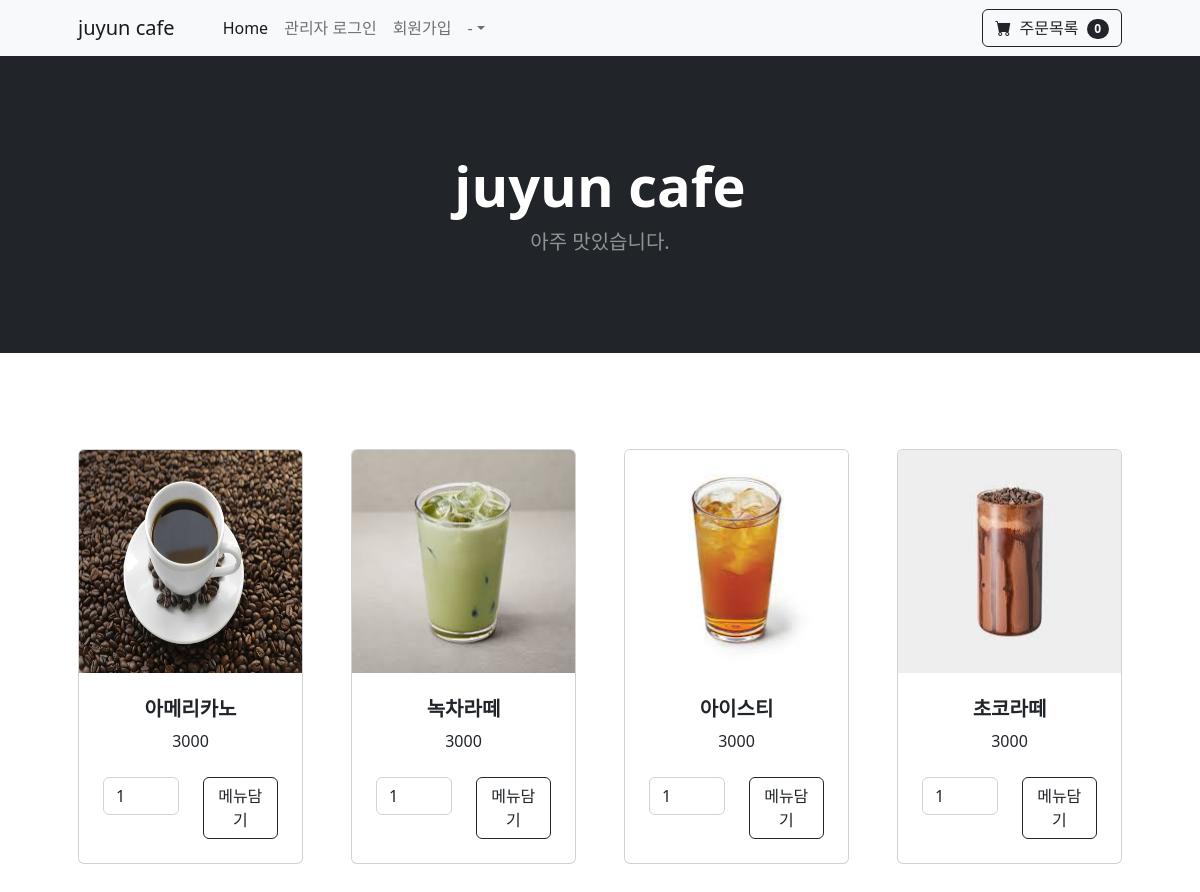
Page /question/list/ on the committed database.
### pybo/models.py (models this page shows)
class Question(db.Model):
    id = db.Column(db.Integer, primary_key=True)
    subject = db.Column(db.String(200), nullable=False)
    content = db.Column(db.String(200), nullable=False)
    price = db.Column(db.String(200), nullable=False)
    create_date = db.Column(db.DateTime(), nullable=False)

### pybo/views/question_views.py (the view)
@bp.route('/list/')
def _list():
    question_list = Question.query.order_by(Question.create_date.desc())
    cart_items = CartItem.query.all()
    return render_template('question/question_list.html', question_list=question_list, cart_items=cart_items)

### pybo/views/auth_views.py (called while the page is built)
@bp.before_app_request
def load_logged_in_user():
    user_id = session.get('user_id')
    if user_id is None:
        g.user = None
    else:
        g.user = User.query.get(user_id)

### pybo/templates/question/question_list.html (shortened to what this page needs)
{% extends 'base.html' %}
{% block content %}
<header class="bg-dark py-5">
    <div class="container px-4 px-lg-5 my-5">
        <div class="text-center text-white">
            {%if g.user%}
            <h1 class="display-4 fw-bolder">관리자 페이지</h1>
            {%else%}
            <h1 class="display-4 fw-bolder">juyun cafe</h1>
            <p class="lead fw-normal text-white-50 mb-0">아주 맛있습니다.</p>
            {%endif%}
        </div>
    </div>
</header>
<section class="py-5">
    <div class="container px-4 px-lg-5 mt-5">
        <div class="row gx-4 gx-lg-5 row-cols-2 row-cols-md-3 row-cols-xl-4 justify-content-center">
{% if question_list %}
    {% for question in question_list %}
    <div class="col mb-5">
        <div class="card h-100">
            <img class="card-img-top" src="/static/image/{{question.subject}}" alt="..." />
            <div class="card-body p-4">
                <div class="text-center">
                    <h5 class="fw-bolder">{{ question.content }}</h5>
                    {{ question.price }}
                </div>
            </div>
            <div class="card-footer p-4 pt-0 border-top-0 bg-transparent">
                {%if g.user%}
                <div class="text-center"><a class="btn btn-outline-dark mt-auto" href="{{ url_for('question.detail', question_id=question.id) }}">메뉴편집</a></div>
                {%else%}
                <div class="text-center">
                    <form action="{{ url_for('question.add_to_cart') }}" method="post">
                        <div class="row">
                            <div class="col">
                                <input type="number" name="quantity" value="1" min="1" class="form-control w-100" style="overflow: hidden;" onmouseover="this.style.overflow = 'auto';" onmouseout="this.style.overflow = 'hidden';">
                            </div>
                            <div class="col">
                                <button type="submit" class="btn btn-outline-dark mt-auto">메뉴담기</button>
                            </div>
                        </div>
                    </form>
               </div>
                {%endif%}
            </div>
        </div>
    </div>
    {% endfor %}
{% else %}
    <p>질문이 없습니다.</p>
{% endif %}
</div>
</div>
</section>
{% endblock %}

### rows in the picture
Question: subject (picture), content "아메리카노", price "3000"
Question: subject (picture), content "녹차라떼", price "3000"
Question: subject (picture), content "아이스티", price "3000"
Question: subject (picture), content "초코라떼", price "3000"

### other values in the picture
{{ cart_items|length }} "0"
